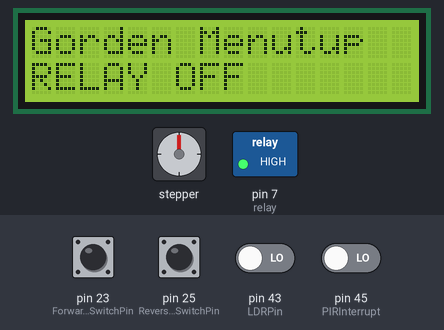
This sketch was run on a simulated Arduino Mega 2560, built with avr-gcc and run on an emulated ATmega2560. Parts: 16×2 character LCD, stepper motor, switched loads named in the sketch (green lamp = pin HIGH). Inputs (shaded band) come from the test bench; at power-on: pin 23 (ForwardLimitSwitchPin), pin 25 (ReverseLimitSwitchPin) HIGH, pin 43 (LDRPin), pin 45 (PIRInterrupt) LOW. Stepper angles assume 200 steps per turn; what the sketch prints to the serial monitor is not drawn.

Above: at 1.2 s.
1.3 s: pin 45 (PIRInterrupt) driven HIGH
At 2.5 s:
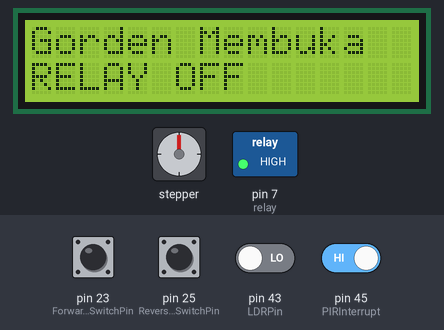
2.8 s: pin 43 (LDRPin) driven HIGH
At 4.0 s:
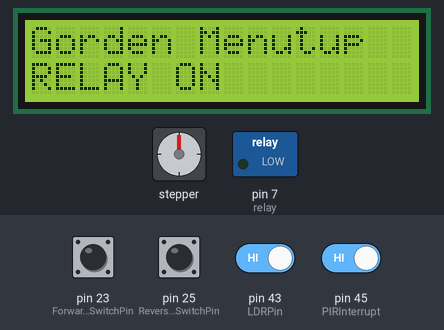
4.3 s: pin 25 (ReverseLimitSwitchPin) pulled LOW for 1 s
At 6.0 s:
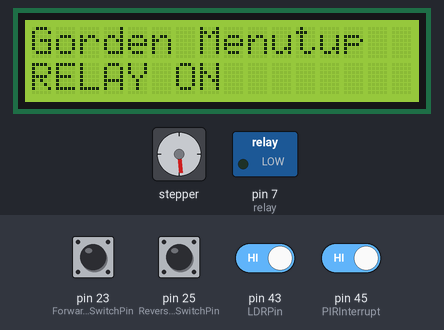
6.8 s: pin 45 (PIRInterrupt) driven LOW
At 7.5 s:
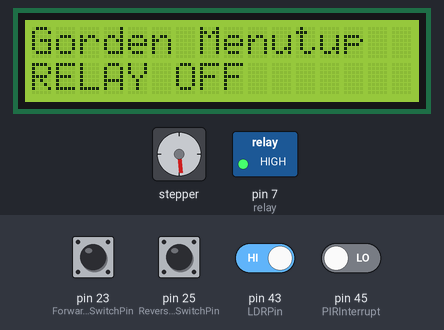
9.8 s: pin 25 (ReverseLimitSwitchPin) pulled LOW for 0.15 s
At 11.1 s:
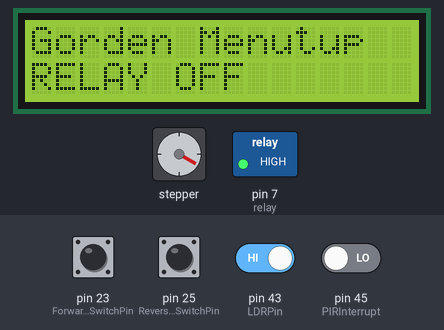
11.4 s: pin 25 (ReverseLimitSwitchPin) pulled LOW for 0.15 s
At 12.7 s:
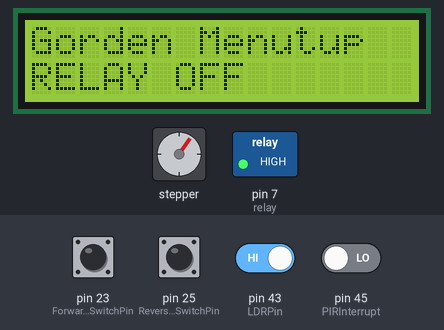
Timing chart, 0 to 14.0 s (numbered marks = the images above; inputs shaded):
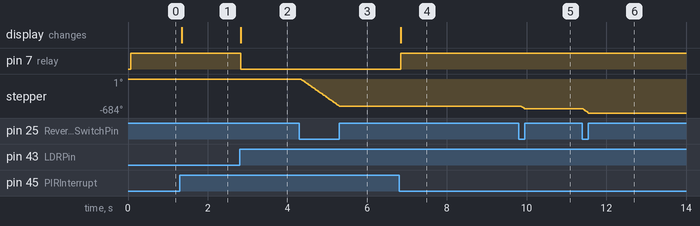

The sketch:

sketch_feb28a.ino
```cpp
#include <Stepper.h>
#include <LiquidCrystal.h>

// Relay pin is controlled with D8. The active wire is connected to Normally Closed and common
int relay = 7;
volatile byte relayState = LOW;

// PIR Motion Sensor is connected to D2.
int PIRInterrupt = 45;
int PIRval = 0;
// LDR pin is connected to D3
int LDRPin = 43;
// LDR value is stored on LDR reading
int LDRReading;
// LDR Threshold value
int LDRThreshold = 0;
// led pin
//int ledPin = 13;

// MOTOR STEPPER
const int StepperMaxRPM = 100;
const int stepsPerRevolution = 200;  // change this to fit the number of steps per revolution
// for your motor
// initialize the stepper library on pins 8 through 11:
Stepper myStepper(stepsPerRevolution, 47, 51, 49, 53);

// LIMIT SWITCHES
const int ForwardLimitSwitchPin = 23;
const int ReverseLimitSwitchPin = 25;
const int LimitSwitchActivated = HIGH;  // Limit switch grounds pin

// LCD + A = 3.3v and K = GND
const int rs = 12, en = 11, d4 = 5, d5 = 4, d6 = 3, d7 = 2;
LiquidCrystal lcd(rs, en, d4, d5, d6, d7);

// Timer Variables
long lastDebounceTime = 0;
long debounceDelay = 10000;

void setup() {

  // led pin
//  pinMode(ledPin, OUTPUT);      // declare LED as output

  // Pin for relay module set as output
  pinMode(relay, OUTPUT);
  //digitalWrite(relay, HIGH);
  // PIR motion sensor set as an input
  pinMode(PIRInterrupt, INPUT);
  // Triggers detectMotion function on rising mode to turn the relay on, if the condition is met
  //attachInterrupt(digitalPinToInterrupt(PIRInterrupt), detectMotion, RISING);

  //LIMIT SWITCH
  pinMode(ForwardLimitSwitchPin, INPUT_PULLUP);
  pinMode(ReverseLimitSwitchPin, INPUT_PULLUP);

  // set the speed at X rpm (motor stepper):
  myStepper.setSpeed(StepperMaxRPM);
  Serial.begin(9600);

  // set up the LCD's number of columns and rows:
  lcd.begin(16, 2);
}

void loop() {
  detectMotion();

  // If 10 seconds have passed, the relay is turned off
 /* if((millis() - lastDebounceTime) > debounceDelay && relayState == HIGH){
    digitalWrite(relay, HIGH);
    relayState = LOW;
    //digitalWrite(ledPin, LOW); // turn LED OFF
    //Motor Negative Rotation
    while (digitalRead(ReverseLimitSwitchPin) != LimitSwitchActivated){
      myStepper.step(-1);
    }

    Serial.println("Gorden Menutup");
    Serial.println("LED + RELAY OFF");
    // Print a message to the LCD.
    lcd.setCursor(0, 0);
    lcd.print("Gorden Menutup");
    lcd.setCursor(0, 1);
    lcd.print("LED + RELAY OFF");
  }*/
  delay(50);
}

void detectMotion() {
  PIRval = digitalRead(PIRInterrupt);
  if (PIRval == HIGH){
    Serial.println("Motion DETECTED!!!!!!"); //PIR ON
  LDRReading = digitalRead(LDRPin);
  // LDR Reading value is printed on serial monitor, useful to get your LDRThreshold
  Serial.println(LDRReading);

    if(LDRReading>=1){
    Serial.println("LDR NO DETECTION");
    Serial.println("Gorden Menutup");
    //lcd
    lcd.clear();
    lcd.setCursor(0, 0);
    lcd.print("Gorden Menutup");
    lcd.setCursor(0, 1);
    lcd.print("RELAY ON");
    digitalWrite(relay, LOW);
    //digitalWrite(ledPin, LOW);  // turn LED ON
    //Motor Negative Rotation
    while (digitalRead(ReverseLimitSwitchPin) != LimitSwitchActivated){
      myStepper.step(-1);
    }

  } else {
    Serial.println("LDR DETECTION");
    Serial.println("Gorden Membuka");
    //lcd
    lcd.clear();
    lcd.setCursor(0, 0);
    lcd.print("Gorden Membuka");
    lcd.setCursor(0, 1);
    lcd.print("RELAY OFF");
    digitalWrite(relay, HIGH);
    //digitalWrite(ledPin, HIGH); // turn LED OFF
    //Motor Positive Rotation
    while (digitalRead(ForwardLimitSwitchPin) != LimitSwitchActivated) {
      myStepper.step(1);
    }


  }

  } else {
    Serial.println("NO MOTION");
    Serial.println("Gorden Menutup");
    //lcd
    lcd.clear();
    lcd.setCursor(0, 0);
    lcd.print("Gorden Menutup");
    lcd.setCursor(0, 1);
    lcd.print("RELAY OFF");
    digitalWrite(relay, HIGH);
    //digitalWrite(ledPin, HIGH); // turn LED OFF
    //Motor Positive Rotation
    while (digitalRead(ReverseLimitSwitchPin) != LimitSwitchActivated){
      myStepper.step(-1);
    }

  }

}
```

Measured:
- after the input at 1.3 s, the display: changes after 0.05 s (image 1)
- after the input at 2.8 s, pin 7 (relay): HIGH → LOW at once; the display: changes at once (image 2)
- after the input at 4.3 s, stepper: turns 546° counter-clockwise in 0.97 s, starting at once
- after the input at 6.8 s, pin 7 (relay): LOW → HIGH at once; the display: changes at once (image 4)
- after the input at 9.8 s, stepper: turns 54° counter-clockwise, starting after 0.05 s
- after the input at 11.4 s, stepper: turns 84° counter-clockwise in 0.15 s, starting at once
